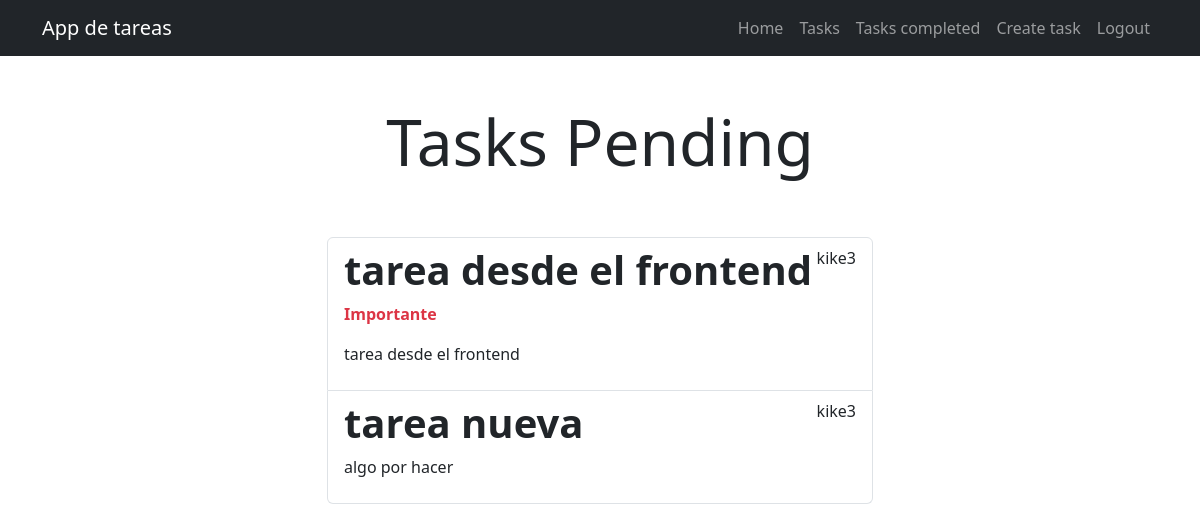
/tasks/ (signed in), run on an earlier commit of the app's database.
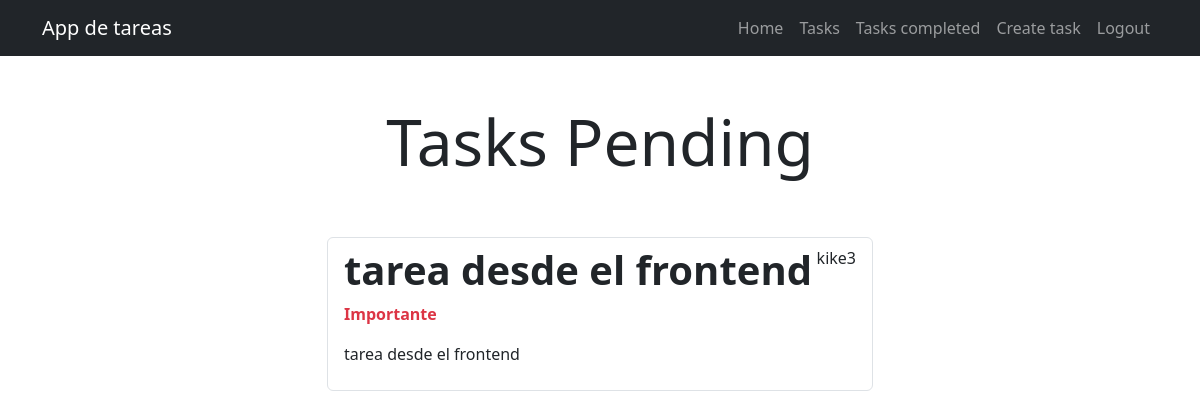
And on a later commit of the database.
### tasks/models.py (models this page shows, shortened)
class Task(models.Model):
    title = models.CharField(max_length=100)
    description = models.TextField(blank=True)
    created = models.DateTimeField(auto_now_add=True)
    datecompleted = models.DateTimeField(null=True, blank=True)
    important = models.BooleanField(default=False)
    user = models.ForeignKey(User, on_delete=models.CASCADE)

### tasks/views.py (the view)
# urls.py: path('tasks/', views.tasks, name='tasks'),
@login_required
def tasks(request):
    tasks = Task.objects.filter(user=request.user, datecompleted__isnull=True)
    return render(request, 'tasks.html',{
        'tasks': tasks
    })

### tasks/templates/tasks.html (shortened to what this page needs)
{% extends 'base.html'%}
{% block content %}
<main class="container">
    <div class="row">
        <div class="col-md-6 offset-md-3">
            <h1 class="text-center display-3 py-5">Tasks Pending</h1>
            <ul class="list-group">
                {% for task in tasks %}
                    <a class="list-group-item" href="{% url 'task_detail' task.id %}">
                        <header class="d-flex justify-content-between">
                            <h1 class="fw-bold">
                                {{task.title}}
                            </h1>
                            <p>
                              {{task.user.username}}
                            </p>
                        </header>
                        {% if task.important%}
                        <p class="fw-bold text-danger"> Importante</p>
                        {% endif %}
                        <p>
                            {{task.description}}
                        </p>
                    </a>
                {% endfor %}
            </ul>
        </div>
    </div>
</main>
{% endblock %}

What changed in the data, as far as the page shows it:
no longer on this page (row edited): Task: title "tarea nueva", user.username "kike3", description "algo por hacer"
